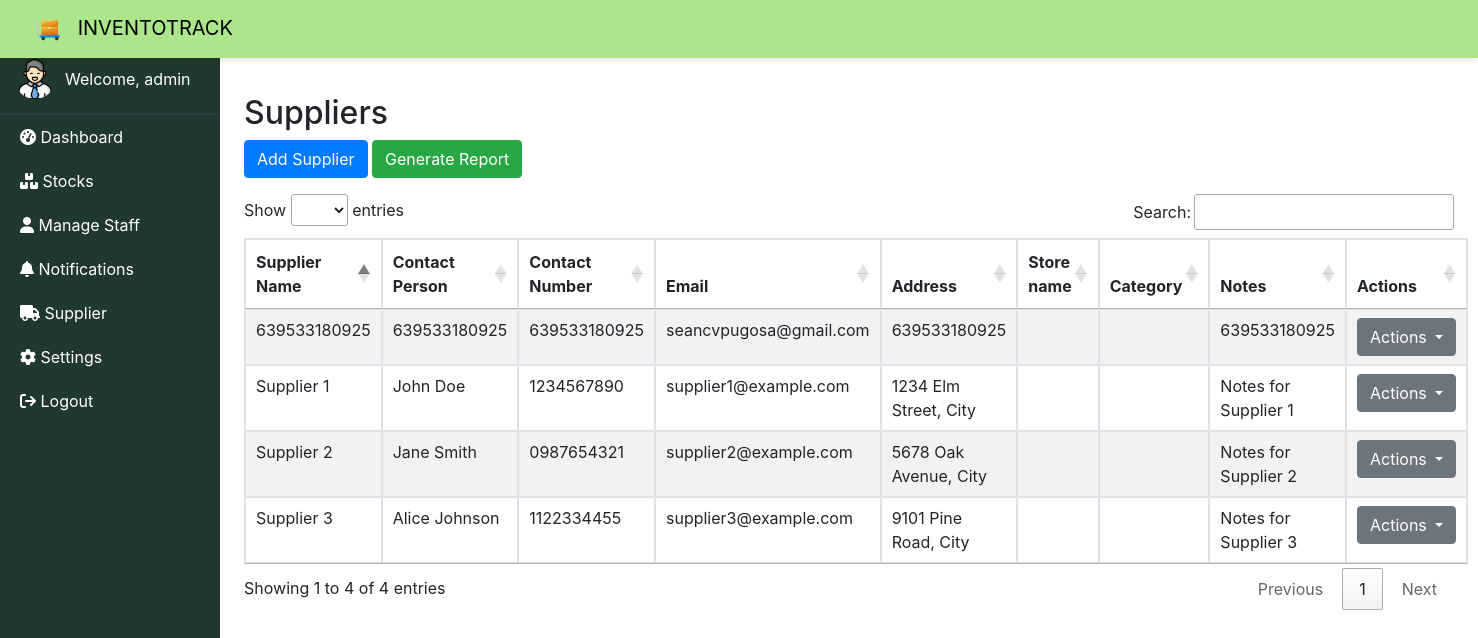
The app's page /supplier.php (signed in) with its own data.
### tables this page shows
CREATE TABLE `users` (
  `id` int(11) NOT NULL,
  `full_name` varchar(100) NOT NULL,
  `type` int(11) NOT NULL,
  `username` varchar(50) NOT NULL,
  `email` varchar(100) NOT NULL,
  `department` varchar(50) DEFAULT NULL,
  `password` varchar(255) NOT NULL,
  `created_at` timestamp NOT NULL DEFAULT current_timestamp(),
  `updated_at` timestamp NOT NULL DEFAULT current_timestamp() ON UPDATE current_timestamp()
);

CREATE TABLE `suppliers` (
  `id` int(11) NOT NULL,
  `supplier_name` varchar(255) NOT NULL,
  `contact_person` varchar(255) NOT NULL,
  `contact_number` varchar(255) NOT NULL,
  `email` varchar(255) NOT NULL,
  `address` text NOT NULL,
  `notes` text DEFAULT NULL
);

### db/function.php (called while the page is built, shortened)
<?php
include_once 'db.php';
class DBFunctions
{
    private $conn;
    public function __construct()
    {
        $database = new Database();
        $this->conn = $database->connect();
    }
    public function select($table, $columns = "*", $conditions = [])
    {
        $sql = "SELECT $columns FROM $table";
        $stmt = $this->conn->prepare($sql);
        $stmt->execute();
        return $stmt->fetchAll(PDO::FETCH_ASSOC);
    }
}

### db/db.php (called while the page is built, shortened)
<?php
class Database
{
    private $host = 'localhost';
    private $db_name = 'inventotrack';
    private $username = 'root';
    private $password = '';
    public function connect()
    {
        $this->conn = null;
        try {
            $this->conn = new PDO("mysql:host=" . $this->host . ";dbname=" . $this->db_name, $this->username, $this->password);
            $this->conn->setAttribute(PDO::ATTR_ERRMODE, PDO::ERRMODE_EXCEPTION);
        } catch (PDOException $e) {
            echo "Connection error: " . $e->getMessage();
        }
        return $this->conn;
    }
}
?>

### supplier.php (the view, shortened to what this page needs)
<?php
include_once 'db/function.php';
$function = new DBFunctions();
$suppliers = $function->select('suppliers', '*');
$mysqli = new mysqli("localhost", "root", "", "inventotrack");
$userId = $_SESSION['userid'] ?? null;
$userDepartment = '';
if ($userId !== null) {
    $stmt = $mysqli->prepare("SELECT department FROM users WHERE id = ?");
    $stmt->bind_param("i", $userId);
    $stmt->execute();
    $stmt->bind_result($userDepartment);
}
$isStaff = (strpos(strtolower($userDepartment), 'staff') !== false);
?>
<!DOCTYPE html>
<html lang="en">
<head>
    <link rel="stylesheet" href="https://maxcdn.bootstrapcdn.com/bootstrap/4.5.2/css/bootstrap.min.css">
    <link rel="stylesheet" href="https://cdnjs.cloudflare.com/ajax/libs/font-awesome/6.0.0-beta3/css/all.min.css">
    <link rel="stylesheet" href="https://cdn.datatables.net/1.11.5/css/jquery.dataTables.min.css">
</head>
<body>
    <?php include 'sidebar.php'; ?>
    <div class="content p-4">
        <h2>Suppliers</h2>
        <?php if (!$isStaff): ?>
    <button class="btn btn-primary mb-3" data-toggle="modal" data-target="#addSupplierModal">Add Supplier</button>
<?php endif; ?>
        <button id="generateReport" class="btn btn-success mb-3">Generate Report</button>
        <table id="suppliersTable" class="table table-striped table-bordered">
            <thead>
                <tr>
                    <th>Supplier Name</th>
                    <th>Contact Person</th>
                    <th>Contact Number</th>
                    <th>Email</th>
                    <th>Address</th>
                    <th>Store name</th>
                    <th>Category</th>
                    <th>Notes</th>
                    <th>Actions</th>
                </tr>
            </thead>
            <tbody>
                <?php foreach ($suppliers as $supplier): ?>
                    <tr>
                        <td><?php echo htmlspecialchars($supplier['supplier_name']); ?></td>
                        <td><?php echo htmlspecialchars($supplier['contact_person']); ?></td>
                        <td><?php echo htmlspecialchars($supplier['contact_number']); ?></td>
                        <td><?php echo htmlspecialchars($supplier['email']); ?></td>
                        <td><?php echo htmlspecialchars($supplier['address']); ?></td>
                        <td><?php echo htmlspecialchars($supplier['store_name']); ?></td>
                        <td><?php echo htmlspecialchars($supplier['category']); ?></td>
                        <td><?php echo htmlspecialchars($supplier['notes']); ?></td>
                        <td>
    <?php if (!$isStaff): ?>
        <div class="dropdown">
            <button class="btn btn-secondary dropdown-toggle" type="button" data-toggle="dropdown">
                Actions
            </button>
        </div>
    <?php endif; ?>
</td>
                    </tr>
                <?php endforeach; ?>
            </tbody>
        </table>
    </div>
</body>
</html>

### sidebar.php (shortened to what this page needs)
<?php
$host = 'localhost';
$user = 'root';
$password = '';
$dbname = 'inventotrack';
$conn = new mysqli($host, $user, $password, $dbname);
$user_id = $_SESSION['userid'];
$query = "SELECT username, department FROM users WHERE id = ?";
$stmt = $conn->prepare($query);
$stmt->bind_param("i", $user_id);
$stmt->execute();
$result = $stmt->get_result();
$user = $result->fetch_assoc();
$department = $user['department'];
$dashboard_link = ($department === 'staff') ? 'dashboard-staff.php' : 'dashboard.php';
?>
<nav class="navbar navbar-expand-lg" style="background-color: #ABE68A;">
    <a style="color: black; !important" class="navbar-brand ml-3" href="#">
        <img src="assets/images/logo.png" alt="System Logo" class="navbar-logo">
        INVENTOTRACK
    </a>
</nav>
<div class="d-flex">
    <div class="sidebar collapse d-lg-block" id="sidebar">
        <div class="sidebar-header">
            <img src="assets/images/<?php echo $_SESSION['userid']; ?>.png" alt="Profile Logo" class="profile-logo">
            <p class="m-0">Welcome, <?php echo $user['username']; ?></p>
        </div>
        <ul class="nav flex-column">
            <li class="nav-item">
                <a class="nav-link text-white" href="<?php echo $dashboard_link; ?>">
                    <i class="fas fa-tachometer-alt"></i> Dashboard
                </a>
            </li>
            <li class="nav-item">
                <a class="nav-link text-white" href="stock.php">
                    <i class="fas fa-boxes"></i> Stocks
                </a>
            </li>
            <?php if ($department !== 'staff') : ?>
    <li class="nav-item">
        <a class="nav-link text-white" href="staff.php">
            <i class="fas fa-user"></i> Manage Staff
        </a>
    </li>
    <li class="nav-item">
                <a class="nav-link text-white" href="stafflogs.php">
                    <i class="fas fa-bell"></i> Notifications
                </a>
            </li>
<?php endif; ?>
            <li class="nav-item">
                <a class="nav-link text-white" href="supplier.php">
                    <i class="fas fa-truck"></i> Supplier
                </a>
            </li>
            <li class="nav-item">
                <a class="nav-link text-white" href="settings.php">
                    <i class="fas fa-cog"></i> Settings
                </a>
            </li>
            <li class="nav-item">
    <a class="nav-link text-white" href="logout.php?username=<?php echo urlencode($user['username']); ?>">
        <i class="fas fa-sign-out"></i> Logout
    </a>
</li>
        </ul>
    </div>
</div>

### sidebar.php (style rules this page uses)
.navbar { position: fixed; top: 0; left: 0; right: 0; z-index: 1000; box-shadow: 0 2px 5px rgba(0, 0, 0, 0.1); }
.content { margin-top: 70px; }
.sidebar { width: 220px; background-color: #213830; color: white; min-height: 100vh; position: fixed; z-index: 1; transition: all 0.3s ease; margin-top: 3%; }
.sidebar .nav-link { color: #ddd; padding: 10px 20px; font-size: 1rem; }
.sidebar .sidebar-header { padding: 15px; font-size: 1rem; display: flex; align-items: center; border-bottom: 1px solid #2A3F4F; }
.sidebar .profile-logo { width: 40px; height: 40px; border-radius: 50%; margin-right: 10px; }
.navbar-logo { width: 30px; height: 30px; margin-right: 10px; }
.content { margin-left: 220px; width: calc(100% - 220px); padding-top: 20px; }

### records on screen
users: username "admin"
suppliers: supplier_name "Supplier 1", contact_person "John Doe", contact_number "1234567890", email "supplier1@example.com", address "1234 Elm Street, City", notes "Notes for Supplier 1"
suppliers: supplier_name "Supplier 2", contact_person "Jane Smith", contact_number "0987654321", email "supplier2@example.com", address "5678 Oak Avenue, City", notes "Notes for Supplier 2"
suppliers: supplier_name "Supplier 3", contact_person "Alice Johnson", contact_number "1122334455", email "supplier3@example.com", address "9101 Pine Road, City", notes "Notes for Supplier 3"
suppliers: supplier_name "639533180925", contact_person "639533180925", contact_number "639533180925", email "seancvpugosa@gmail.com", address "639533180925", notes "639533180925"
